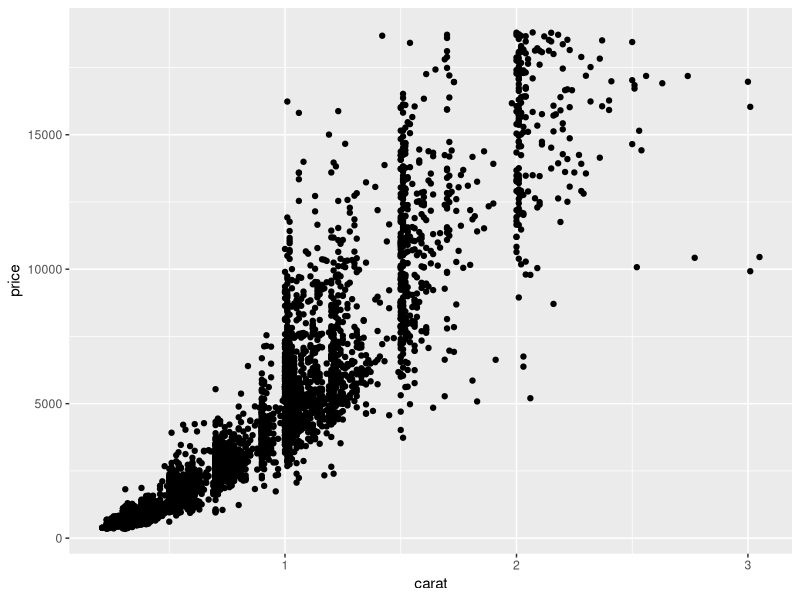
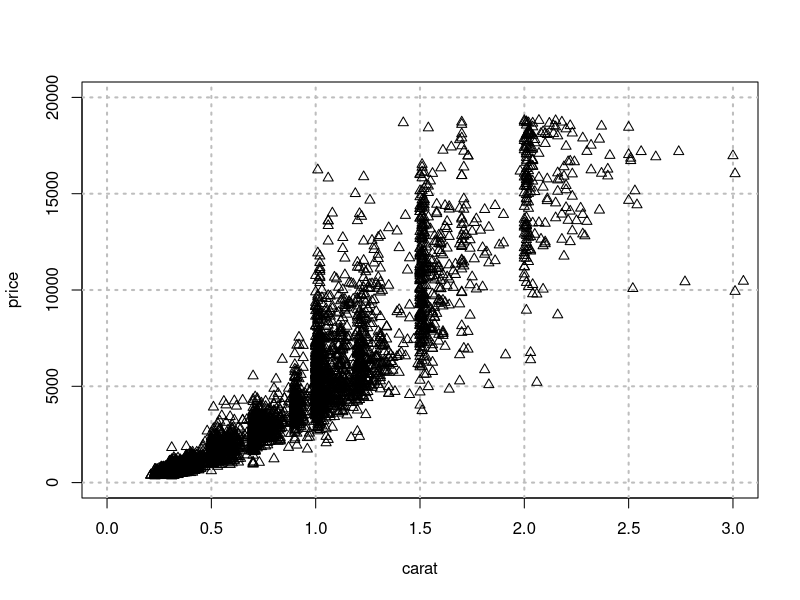
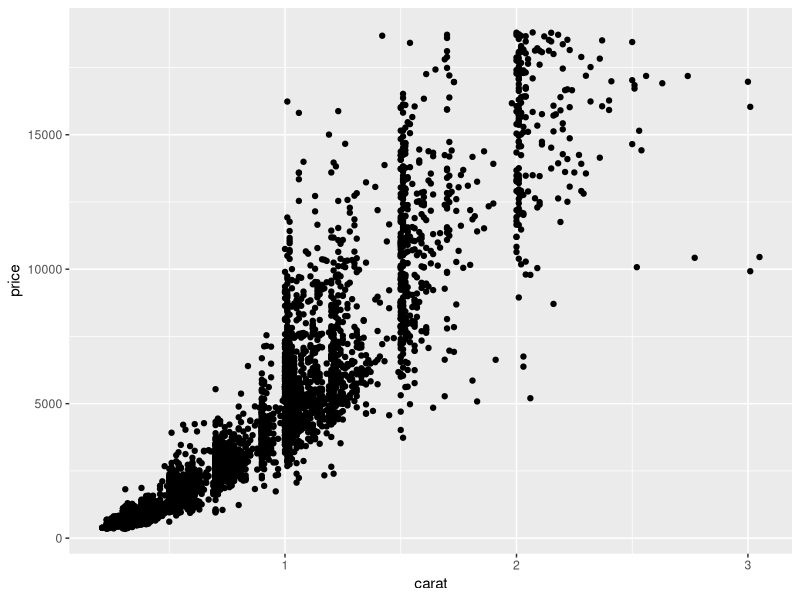
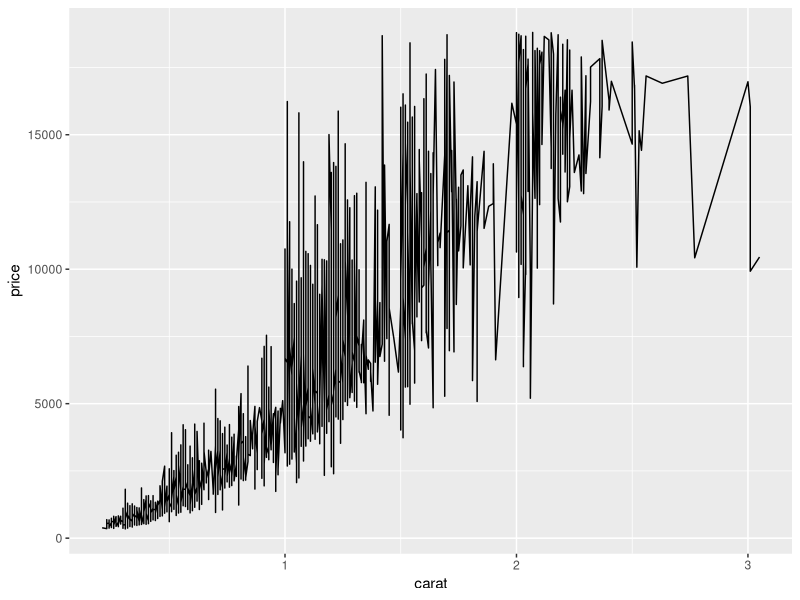
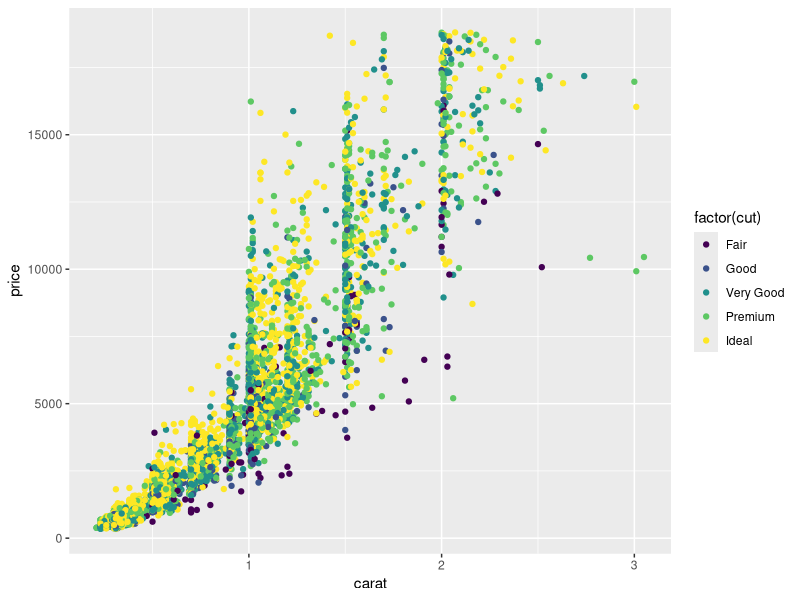
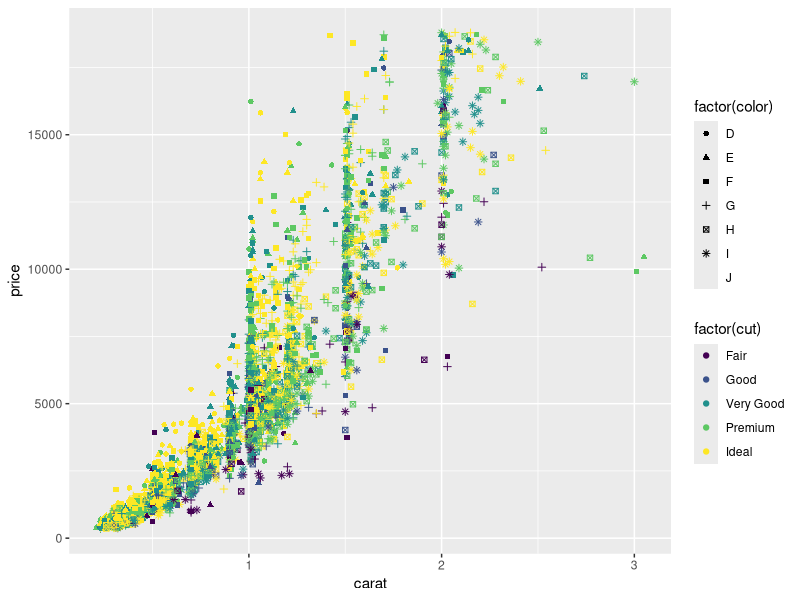
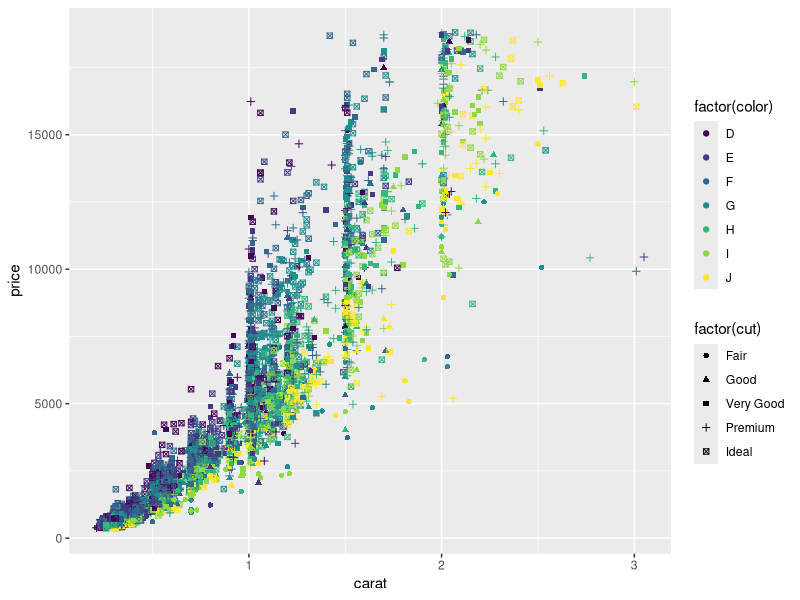
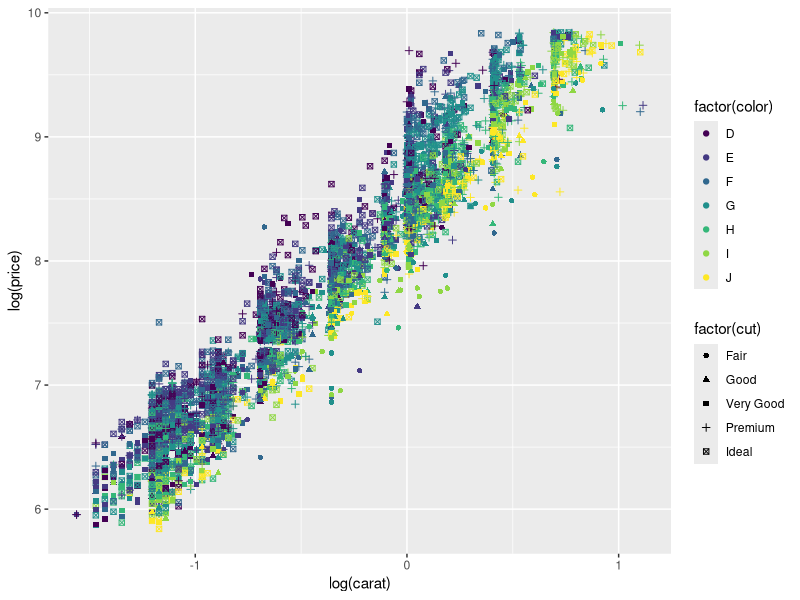

These figures' R source, in order:
library(ggplot2)
n = nrow(diamonds)
set.seed(100)
id = sample(1:n, size = 5000, replace = FALSE)
small = diamonds[id,]
qplot(carat, price, data = small)
summary(small)
#Creating layered graph without using ggplot
plot(NULL,xlim = c(0,3), ylim =c(0,20000), xlab = "carat", ylab = "price")
grid(col = "grey", lty = 3, lwd = 2)
points(small$carat, small$price, pch = 2)
#Creating the same layered graph using ggplot
ggplot(small, aes(carat, price))+
  geom_point()

ggplot(small, aes(carat, price))+
  geom_line()
#the above representation is not meaningful

ggplot(small, aes(carat, price,
                  colour = factor(cut)))+
  geom_point()

ggplot(small, aes(carat, price,
                  colour = factor(cut),
                  shape = factor(color)))+
  geom_point()
#putting many information in a single graph can be cluttered

ggplot(small, aes(carat, price,
                  colour = factor(color),
                  shape = factor(cut)))+
  geom_point()
ggplot(small, aes(log(carat), log(price),
                  colour = factor(color),
                  shape = factor(cut)))+
  geom_point()
ggplot(small, aes(log(carat), log(price)
                  ))+
  geom_point()+
  geom_smooth()